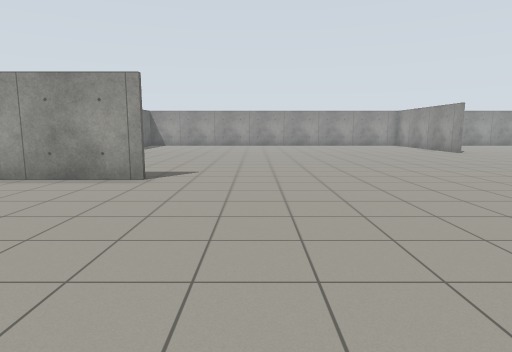
[1] (above)

23 first-person views from a walk through a Gazebo world. The camera is 1.2 m above the floor, tilts 8° down and sees 75° across. The floor is counted in squares, 1 m on a side. Each view is taken from the middle of a square. On the plan, view 1 faces up. The plan holds only what a view shows up to about 13 squares ahead; the rest is blank.

[2]
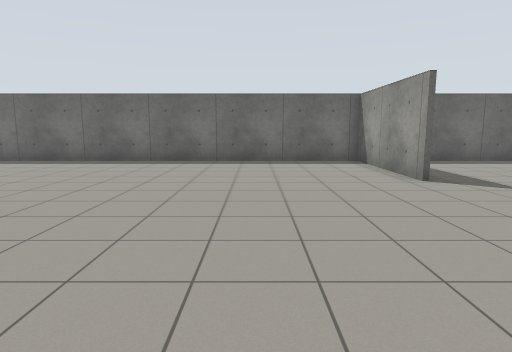

[3]
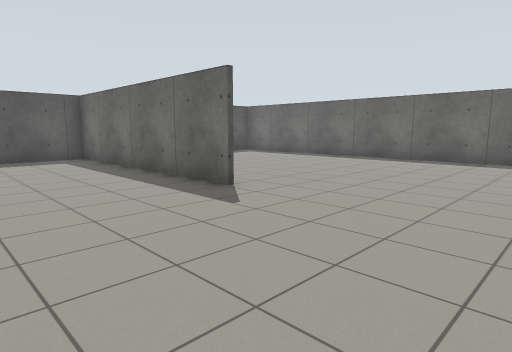

[4]
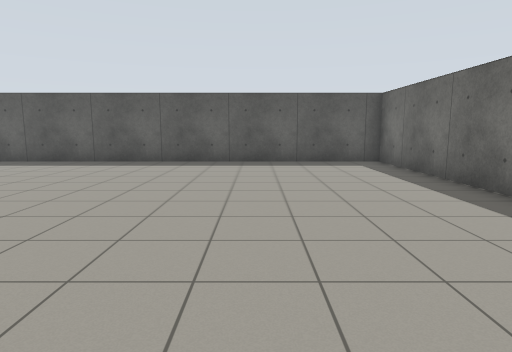

[5]
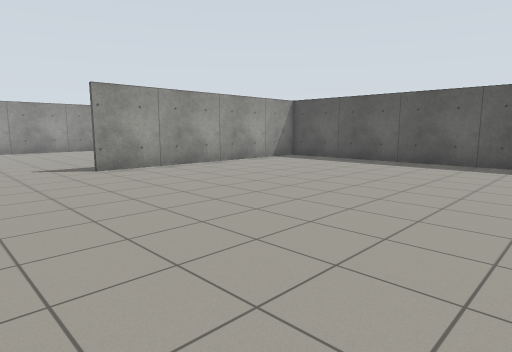

[6]
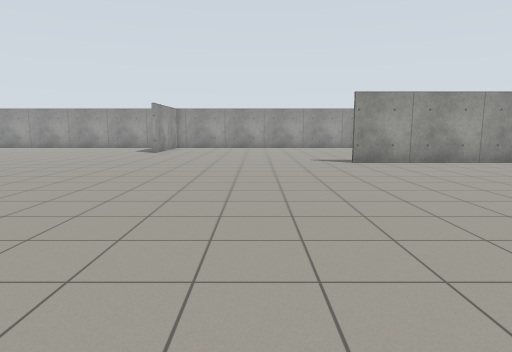

[7]
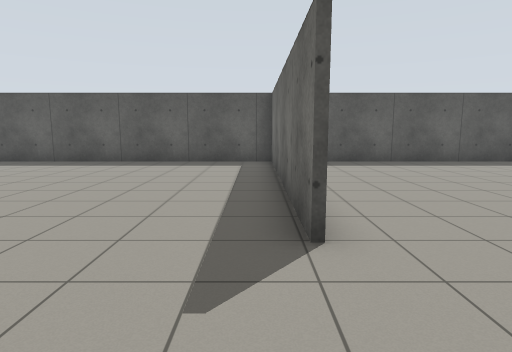

[8]
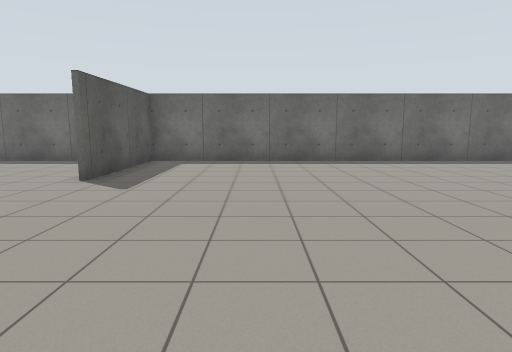

[9]
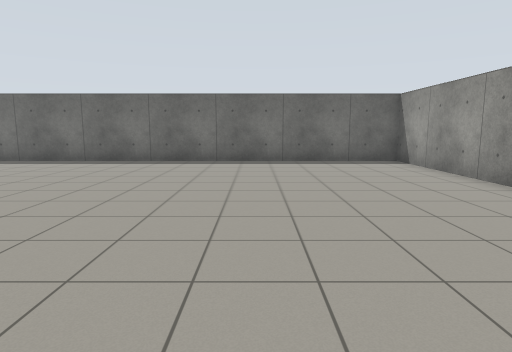

[10]
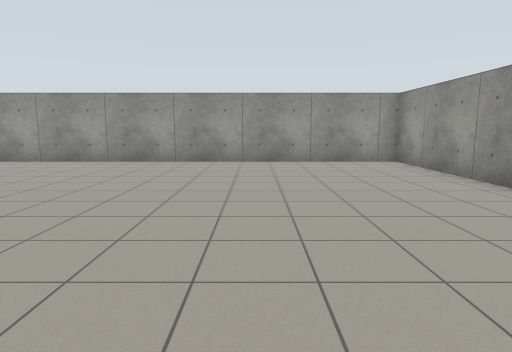

[11]
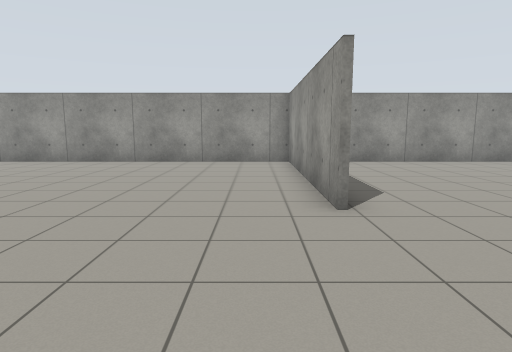

[12]
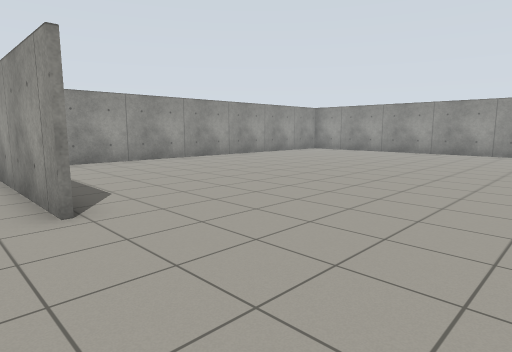

[13]
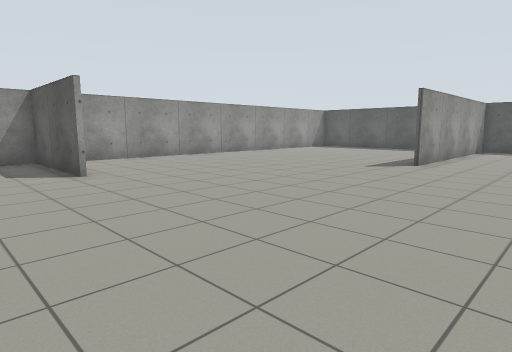

[14]
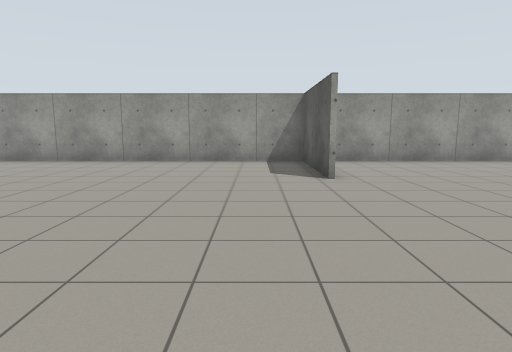

[15]
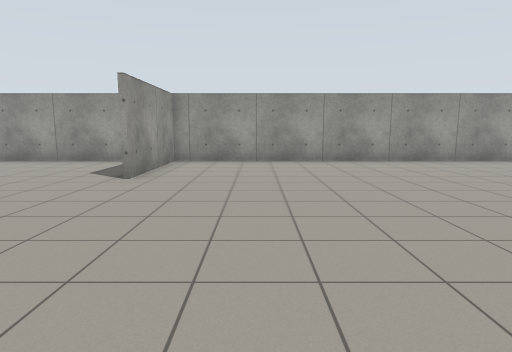

[16]
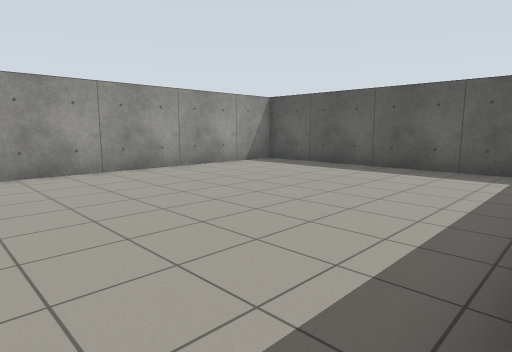

[17]
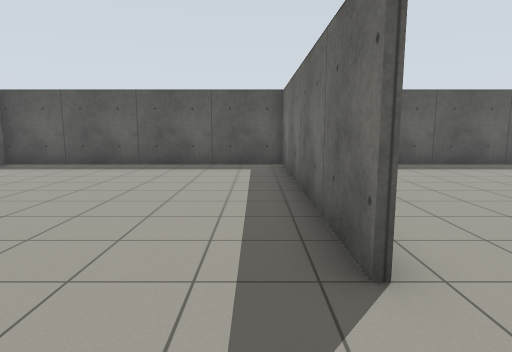

[18]
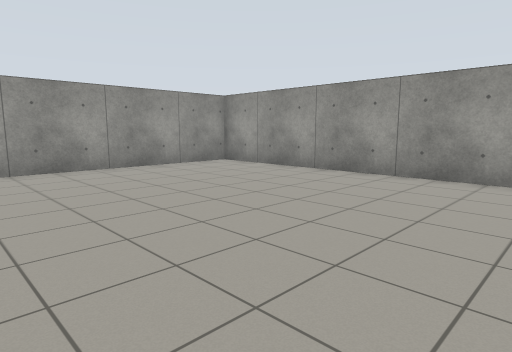

[19]
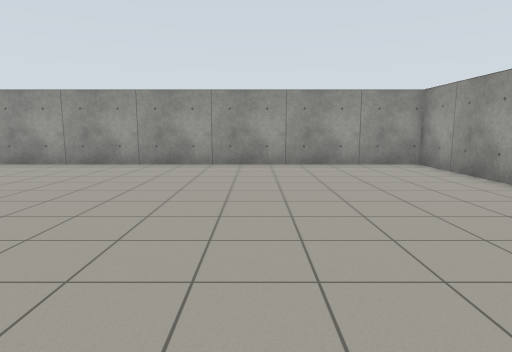

[20]
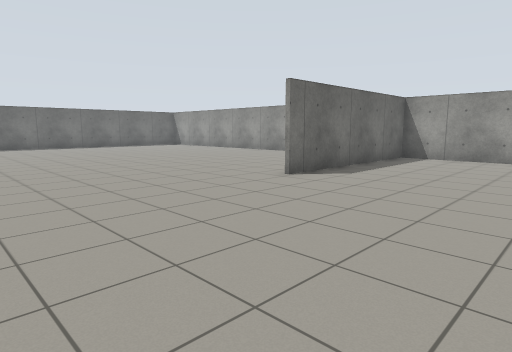

[21]
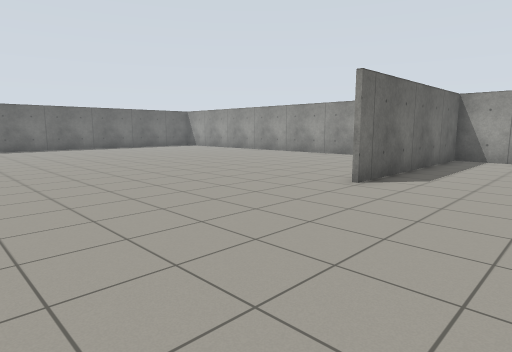

[22]
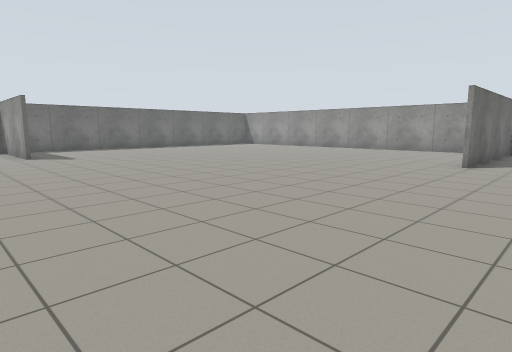

[23]
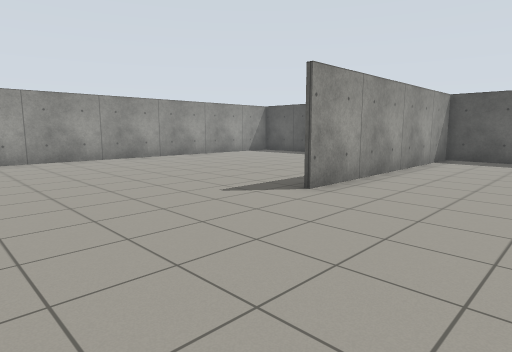

### Floor plan
Points are (right, up) in squares from view 1. A wall is a line through its corners. A room is listed if a view was taken in it or the views show most of it. See-through windows are left out.
Room 1 (views 1, 2, 3, 4, 5, 6, 7, 8, 9, 10, 11, 12, 13, 14, 15, 16, 17, 18, 19, 20, 21, 22, 23)
walls: (10.2, 16.9) (10.2, 24.3) (-7.6, 24.3) (-7.6, -5.8); (17.1, -0.4) (17.1, -9.4); (22, 8.2) (26.6, 8.2); (1.4, -0.4) (1.4, -9.4) (26.6, -9.4) (26.6, 24.3) (10.4, 24.3) (10.4, 16.9); (-2.6, 7.9) (-7.7, 7.9); (26.6, 8.1) (22, 8.1); (-7.7, 8) (-2.6, 8); (16.9, -9.4) (16.9, -0.4); (-7.5, -9.4) (-0.6, -9.4)

Where each view was taken, in squares from view 1:
view 1: 0 up, 0 right, facing up
view 2: 4 up, 5 right, facing left
view 3: 5 up, 6 right, facing down-left
view 4: 3 up, 6 right, facing down
view 5: 3 up, 7 right, facing down-right
view 6: 3 up, 5 right, facing right
view 7: 3 up, 2 right, facing down
view 8: 12 up, 5 right, facing left
view 9: 19 up, 5 right, facing left
view 10: 12 up, 5 right, facing up
view 11: 12 up, 9 right, facing up
view 12: 12 up, 9 right, facing up-right
view 13: 11 up, 13 right, facing down-right
view 14: 10 up, 14 right, facing right
view 15: 5 up, 14 right, facing right
view 16: 1 up, 17 right, facing down-right
view 17: 2 up, 18 right, facing down
view 18: 14 up, 18 right, facing up-right
view 19: 13 up, 21 right, facing up
view 20: 10 up, 16 right, facing up-left
view 21: 10 up, 14 right, facing up-left
view 22: 5 up, 13 right, facing up-left
view 23: 5 up, 13 right, facing down-right
